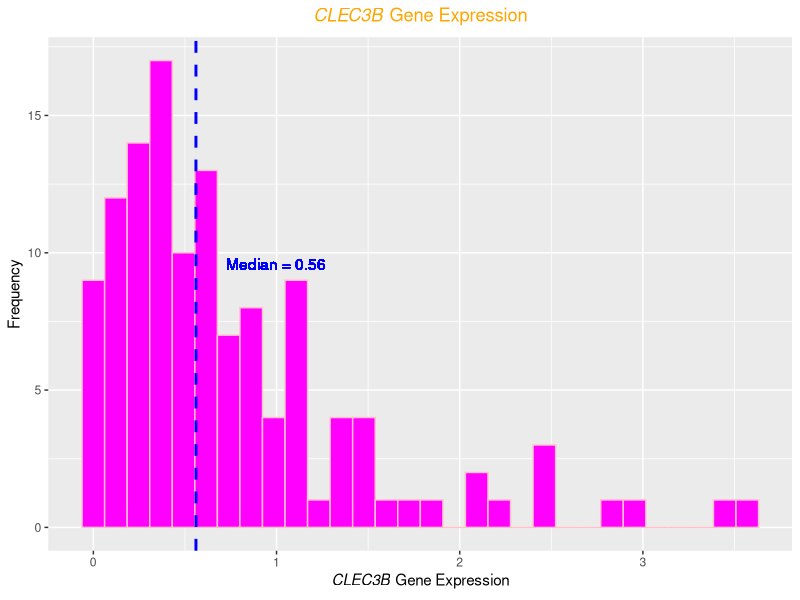
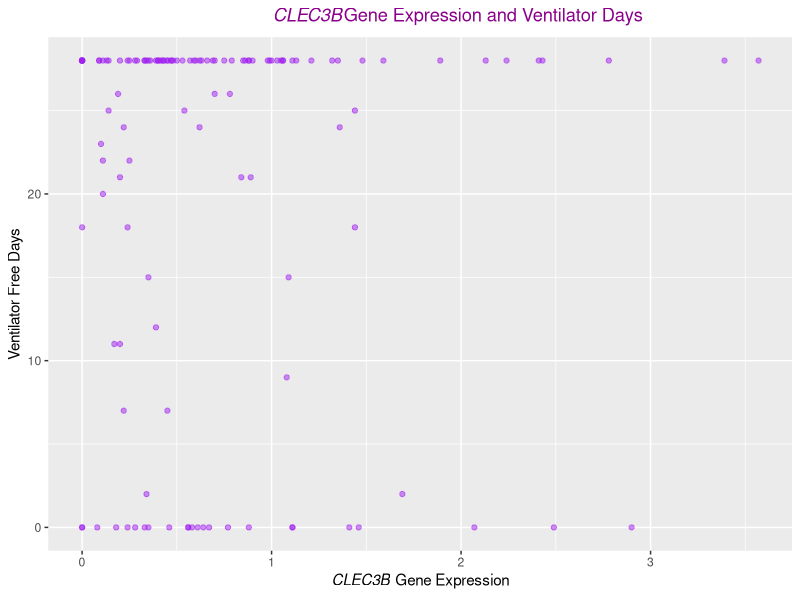
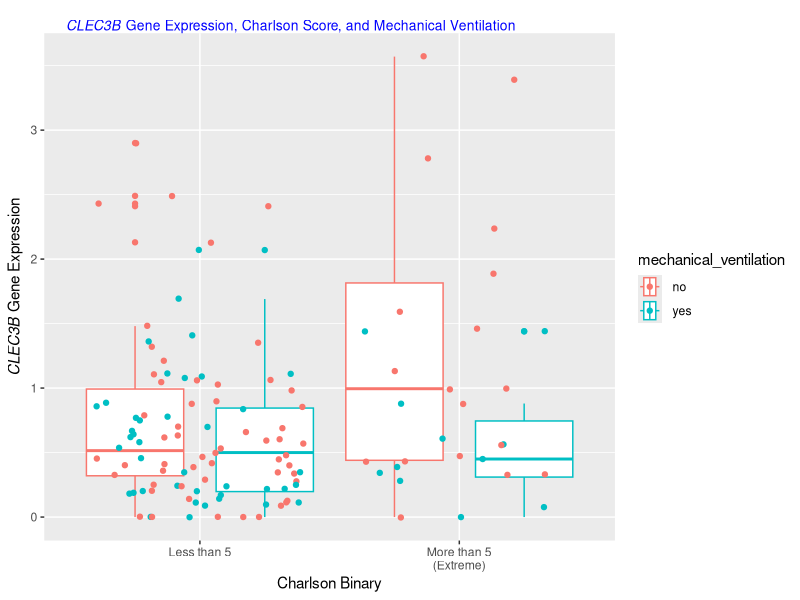
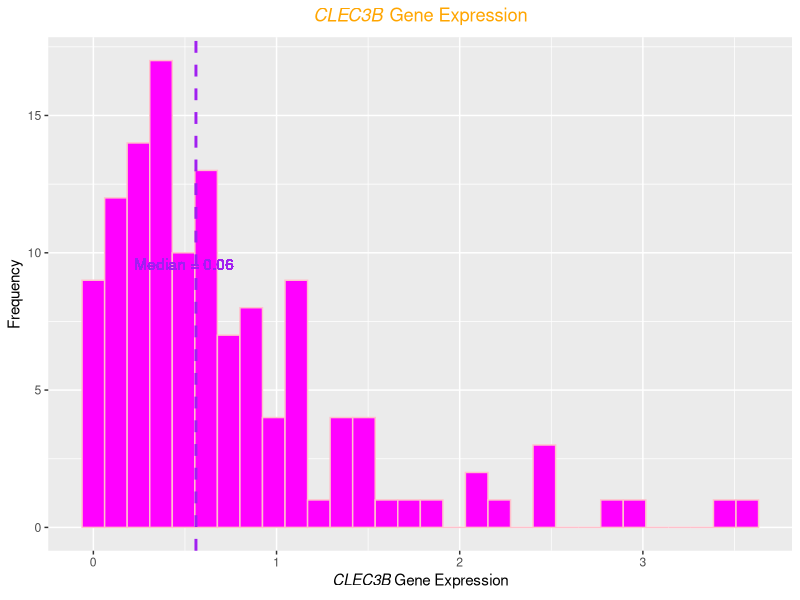
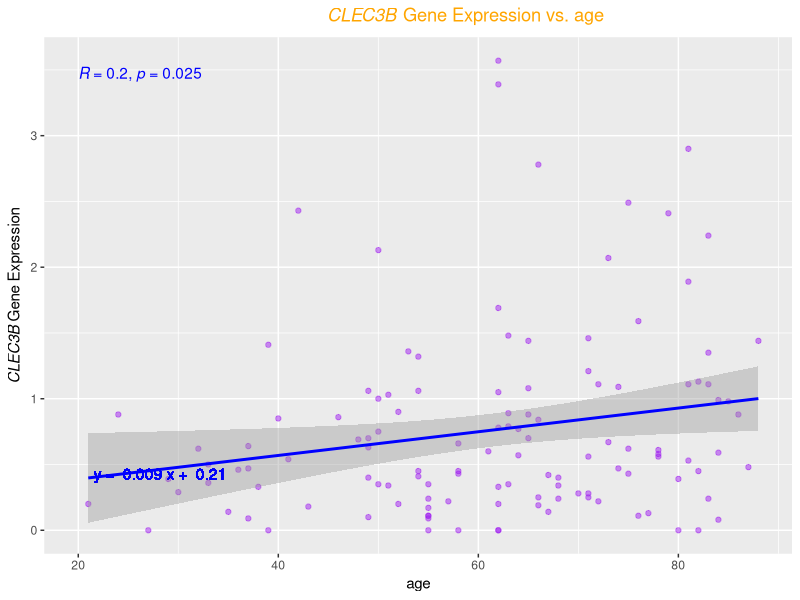
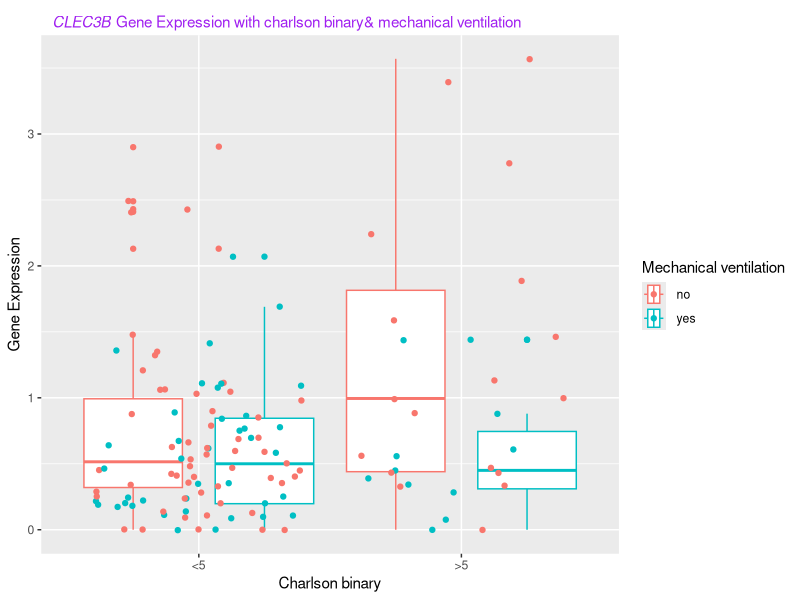
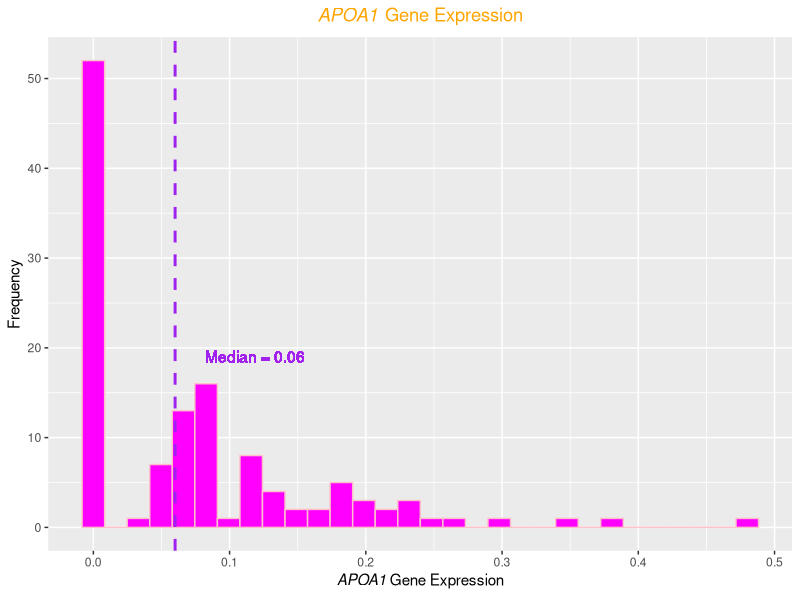
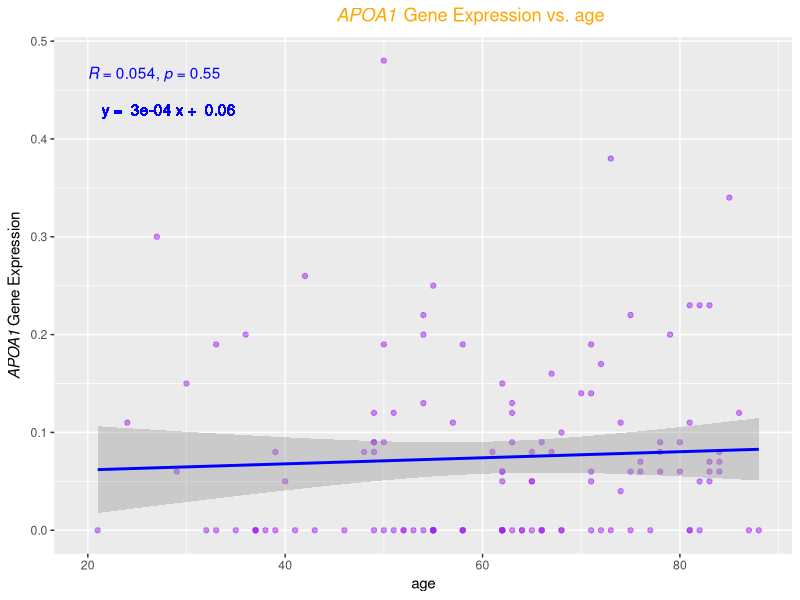

Here is the R script that generated these plots, in order:
## ---- chunk 1
setwd("../103RFinalProject") # set working directory
expressiondf <- read.csv(file = "QBS103_finalProject_geneExpression.csv", header = TRUE) # read data from csv file to make df
metadf <- read.csv(file = "QBS103_finalProject_metadata.csv", header = TRUE) # read data from csv file to make another df
## ---- chunk 2
library(tidyverse) # I am using Tidyverse in this project

longexpressiondf <- expressiondf %>% # create a new df that is the long version of our original dataset
  pivot_longer(cols = starts_with(c("COVID", "NONCOVID")),
               names_to = "participant_id",
               values_to = "gene_expression_data")
## ---- chunk 3
list_df = list(longexpressiondf, metadf) # link the two dfs together by using list() then reduce()
df <- list_df %>% reduce(inner_join, by='participant_id')
## ---- chunk 4
library(ggplot2) # we are using ggplot2 in this project

subset <- subset(df, X == 'CLEC3B') # create a subset of the df that includes only the gene of interest
subset

# to make the median line in the histogram
median_val <- median(subset$gene_expression_data)

histogramplot <- ggplot(subset, aes(x = gene_expression_data)) + # build a histogram plot of gene expression and frequency
  geom_histogram(color = "pink", fill = "magenta") + # actual histogram bars
  geom_vline(xintercept = median_val, color = "blue", linetype = "dashed", size = 1) + # add a line to show where the data median is
  geom_text(aes(x = median_val, y = 5, label = paste("Median =", round(median_val, 2))),
            color = "blue", vjust = -10, hjust = -0.3) +
  labs(title = expression(paste(italic("CLEC3B"), " Gene Expression")), y = "Frequency", x = expression(paste(italic("CLEC3B"), " Gene Expression"))) + # labels
    theme(plot.title = element_text(colour = "orange1", face = "bold", hjust = 0.5)) # for the plot title

histogramplot
## ---- chunk 5
scatterplot <- ggplot(subset, aes(x = gene_expression_data, y = ventilator.free_days)) +  # build a scatter plot of gene expression and ventilator days
  labs(title = expression(paste(italic("CLEC3B"), "Gene Expression and Ventilator Days")), x = expression(paste(italic("CLEC3B"), " Gene Expression"), y = "Frequency"), y = "Ventilator Free Days") +
  geom_point(color = "purple", alpha = 0.5) +
  theme(plot.title = element_text(colour = "darkmagenta", face = "bold", hjust = 0.6)) # for the plot title
scatterplot
## ---- chunk 6
co <- c("mistyrose2", "lavender") # make my own color palette

subset$charlson_binary <- subset$charlson_score > 5 # make a new column that has T if the Charlson Score is extreme (more than 5) else it is F

boxplot <- ggplot(subset, aes(x = gene_expression_data, y = charlson_binary, color = mechanical_ventilation)) + #create a boxplot of gene expression, charlson score, and mechanical ventilation
  geom_boxplot(position = position_dodge(width = 1.0)) +
  geom_jitter() +
  labs(title = expression(paste(italic("CLEC3B"), " Gene Expression, Charlson Score, and Mechanical Ventilation")), x = expression(paste(italic("CLEC3B"), " Gene Expression"), y = "Frequency"), y = "Charlson Binary") + 
  theme(plot.title = element_text(colour = "blue", face = "bold", hjust = 0.18, vjust = -2, size=10)) + # for the plot title
  scale_fill_manual(labels=c("<5", ">5")) +
  coord_flip() + # gene expression should actually be on the y axis
  scale_y_discrete(labels=c("FALSE" = "Less than 5", "TRUE" = "More than 5\n(Extreme)")) # name the x axis by ><5
boxplot
## ---- chunk 7
library(ggpubr)
## ---- chunk 8
make3plots <- function(df, genes, contvar, list2catvars){
  # make a list to have all the final plots
  final_plots <- list()
  
  # first make a subset for each gene of interest
  for (gene in genes){
    completedf = subset(df, X == gene)
    completedf$charlson_binary <- completedf$charlson_score > 5 # make the binary charlson score in case someone who uses this function wants it as a categorical variable
    
    completedf$charlson_binary <- ifelse(completedf$charlson_binary == TRUE, ">5", "<5")
  
    # make the 3 plots
    # histogram: gene expression and frequency
    # make the median line in the histogram
    median_val <- median(completedf$gene_expression_data)
    
    histogramplot <- ggplot(completedf, aes(x = gene_expression_data)) + # build a histogram plot of gene expression and frequency
      geom_histogram(color = "pink", fill = "magenta") + # actual histogram bars
      geom_vline(xintercept = median_val, color = "purple", linetype = "dashed", size = 1) + # add a line to show where the data median is
      geom_text(aes(x = median_val, y = 5, label = paste("Median =", round(median_val, 2))), color = "purple", vjust = -10, hjust = -0.3) + # text to say what median is (next to median line)
      labs(title = substitute(paste(italic(gene), " Gene Expression")), y = "Frequency", x = bquote(italic(.(gene)) ~ "Gene Expression")) + # labels
      theme(plot.title = element_text(colour = "orange1", face = "bold", hjust = 0.5)) # for the plot title
    
    final_plots <- c(final_plots, list(histogramplot)) # add this plot to our list
  
    
    # scatter plot: gene expression and continuous covariate
    scatterplot <- ggplot(completedf, aes(x = as.numeric(.data[[contvar]]), y = gene_expression_data)) + # build a scatterplot of gene expression and the given continuous covariate
      labs(title = substitute(paste(italic(gene), " Gene Expression vs. ", contvar)), x = paste(contvar), y = bquote(italic(.(gene)) ~ "Gene Expression")) + # title
      geom_point(color = "purple", alpha = 0.5) + # make the points purple and have them slightly see-through for easier viewing
      geom_smooth(method = "lm", formula = y ~ x, color = "blue") + # make linear trend line
      stat_cor(method = "pearson", label.x = 20, color = "blue") + 
      theme(plot.title = element_text(colour = "orange1", face = "bold", hjust = 0.6)) # colors/boldness for the plot title
    
    # add the linear trend line equation onto the actual plot
    # need linear model to get slope and intercept
    lm_model <- lm(gene_expression_data ~ as.numeric(completedf[[contvar]]), data = completedf)
    slope <- coef(lm_model)[2]
    intercept <- coef(lm_model)[1]
    
    # place the text using coordinates
    xcoord <- 28
    ycoord <- 0.43  # y-coordinate for the text
    text_label <- paste(" y = ", round(slope, digits = 4), "x + ", round(intercept, digits = 2)) # I want to display the linear equation as the text
    
    # add the text to the plot
    scatterplot_with_text <- scatterplot +
      geom_text(x = xcoord, y = ycoord, label = text_label, color = "blue")

    final_plots <- c(final_plots, list(scatterplot_with_text)) # add this plot to our list
    
    
    # box plot
    # make main title look presentable
    titlestring <- toString(list2catvars)
    titlestring <- gsub("_", " ", titlestring)
    titlestring <- gsub(",", "&", titlestring)
    
    # make x and y axis labels look presentable
    contvartitle <- str_to_title(contvar)
    catvar1 <- gsub("_", " ", str_to_title(list2catvars[1]))
    catvar2 <- gsub("_", " ", str_to_title(list2catvars[2]))
    
    boxplot <- ggplot(completedf, aes(x = gene_expression_data, y = unlist(completedf[list2catvars[1]]), color = unlist(completedf[list2catvars[2]]))) + #create a boxplot of all 3 vars
      geom_boxplot(position = position_dodge(width = 1.0)) + # use dodge (as requested)
      geom_jitter() + # use jitter (as requested)
      labs(title = substitute(paste(italic(gene), " Gene Expression with ", titlestring)), x = "Gene Expression", y = catvar1) + # add x and y labels
      theme(plot.title = element_text(colour = "purple", hjust = 0.1, vjust = -1, size = 11)) + # title
      scale_color_discrete(catvar2) + # make the legend title nice
      coord_flip() # gene expression should go on the y axis
    
    final_plots <- c(final_plots, list(boxplot)) # add this plot to our list
    
  }
  return(final_plots)
}

make3plots(df, c('CLEC3B', 'APOA1'), "age", c("charlson_binary", "mechanical_ventilation"))
## ---- chunk 9
make3plots(df, c('PRTN3', 'LCN2'), "age", c("charlson_binary", "sex"))
## ---- chunk 10
install.packages("kableExtra") # we will work with the kableExtra package
## ---- chunk 11
# since we're working with age, I don't want the unknown values in there, otherwise I can't calculate the mean and sd

#age vector without unknowns
age_vector <- subset$age
age_vector <- age_vector[age_vector != "unknown"]
age_vector <- as.numeric(age_vector)
#calc its mean
mean_age <- mean(age_vector, na.rm = TRUE)

#replace all unknowns with mean
subset$age[subset$age == "unknown"] <- mean_age
subset$age[subset$age == " >89"] <- mean_age
subset$age <- as.numeric(subset$age)
subset$age

# we also don't want any unknowns in the sex catagory either
#replace all unknowns with female half the time
subset$sex <- trimws(subset$sex) # trimws gets rid of the white spaces so 
unknown_indices <- which(subset$sex == "unknown")
replacement_values <- sample(c("male", "female"), size = length(unknown_indices), replace = TRUE)
subset$sex[unknown_indices] <- replacement_values
subset$sex
## ---- chunk 12
library(kableExtra)

buildTableOne <- function(df, threecat, threecont, gene) {
  # Define an empty table
  table <- matrix(nrow = 0, ncol = 2)
  # Keep track of rows to indent
  indentRows <- c()
  
  for (cat in threecat) {
    # Define new row for overall variable
    newRow <- c(paste0('**', cat, '** n (%)'), '')
    # Add row to data frame
    table <- rbind(table, newRow)
    
    # Loop through levels of variable
    for (level in unique(df[[cat]])) {
      # Calculate n and perc
      n <- sum(df[[cat]] == level)
      perc <- round(n / nrow(df) * 100, digits = 2)
        
      # Combine values
      value <- paste0(n, ' (', perc, '%)')
      
      # Define new row
      newRow <- c(level, value)
      # Add row to data frame
      table <- rbind(table, newRow)
      # Add index to indented rows
      indentRows <- c(indentRows, nrow(table))
    }
    
  }
  
  for (cont in threecont){
    x <- df[[cont]]
    mean <- round(mean(x), 2)
    sd <- round(sd(x), 2)
    # Combine values
    value <- paste0(mean, ' (', sd, ')')
      
    # Define new row
    if (cont == "gene_expression_data"){
      newRow <- c(paste0('**', gene, ' Expression Data** Mean (sd)'), value)}
    else {newRow <- c(paste0('**', cont, '** Mean (sd)'), value)}
      
    # Add row to data frame
    table <- rbind(table, newRow)
  }
  
  # define sample size for heading
  sampleSize <- paste("n =", nrow(df))
  
  # print table w labels/titles
  kable(table, caption = 'Table',
        col.names = c("Variable", sampleSize),
        align = c('l', 'r'), escape = FALSE, row.names = FALSE) %>%
    kable_styling() %>%
    column_spec(1, bold = TRUE) %>%
    add_indent(position = indentRows)
}

# Call the function with appropriate arguments
buildTableOne(subset, c("charlson_binary", "mechanical_ventilation", "sex"), c("hospital.free_days_post_45_day_followup", "ventilator.free_days", "age", "gene_expression_data"), "CLEC3B")

## ---- chunk 13
violin_plot <- ggplot(subset, aes(x = gene_expression_data, y = charlson_binary, fill = mechanical_ventilation)) + # pick variables to go in the plot
  geom_violin() + # make it a violin plot
  labs(title="CLEC3B Gene Expression vs. Charlson Binary", x="Gene Expression", y="Charlson Binary", fill = "Mechnical Ventilation") + # labels
  scale_y_discrete(breaks = c(FALSE, TRUE), labels = c("<5", ">5")) + # I want the values to be reflected in the text
  scale_fill_manual(values = c("blue", "orange")) + # colors for the mechanical ventilation
  theme_minimal() # theme

violin_plot
